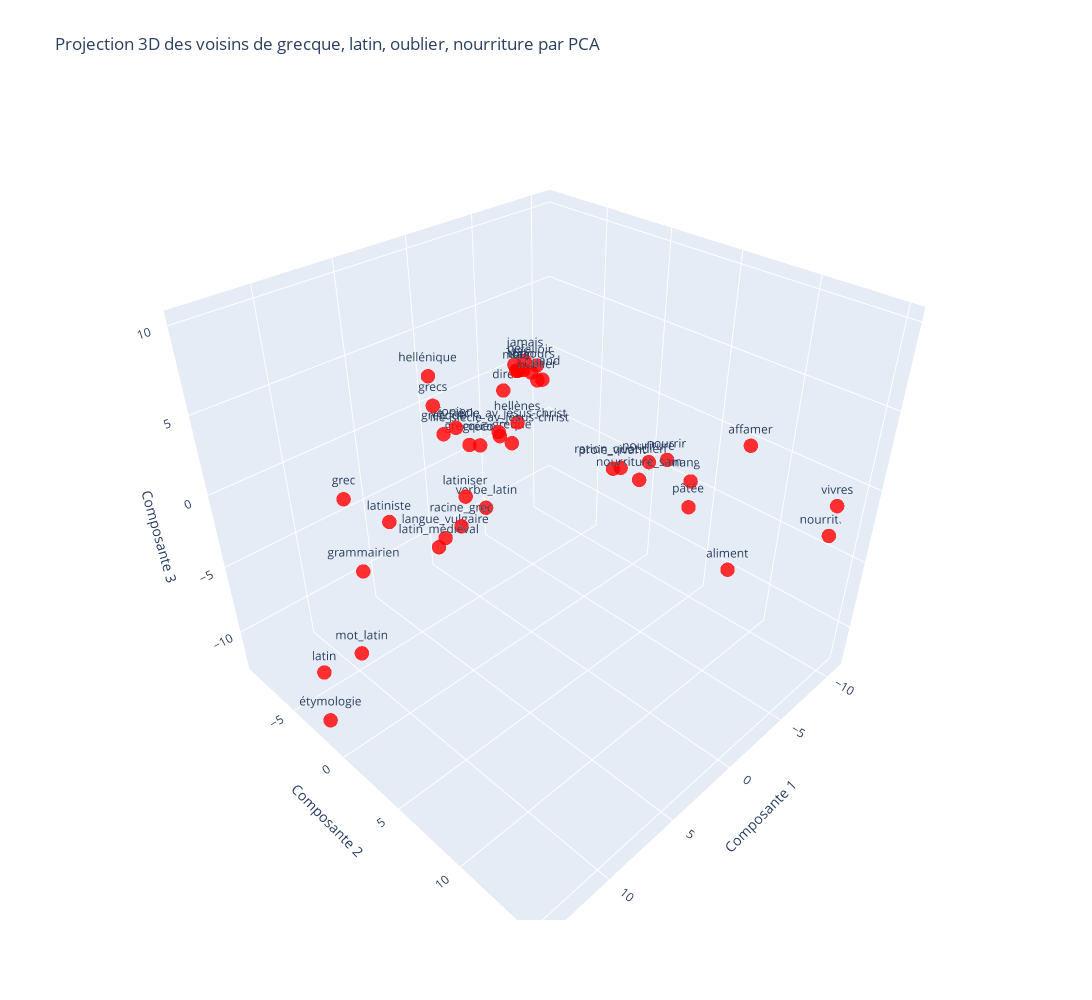
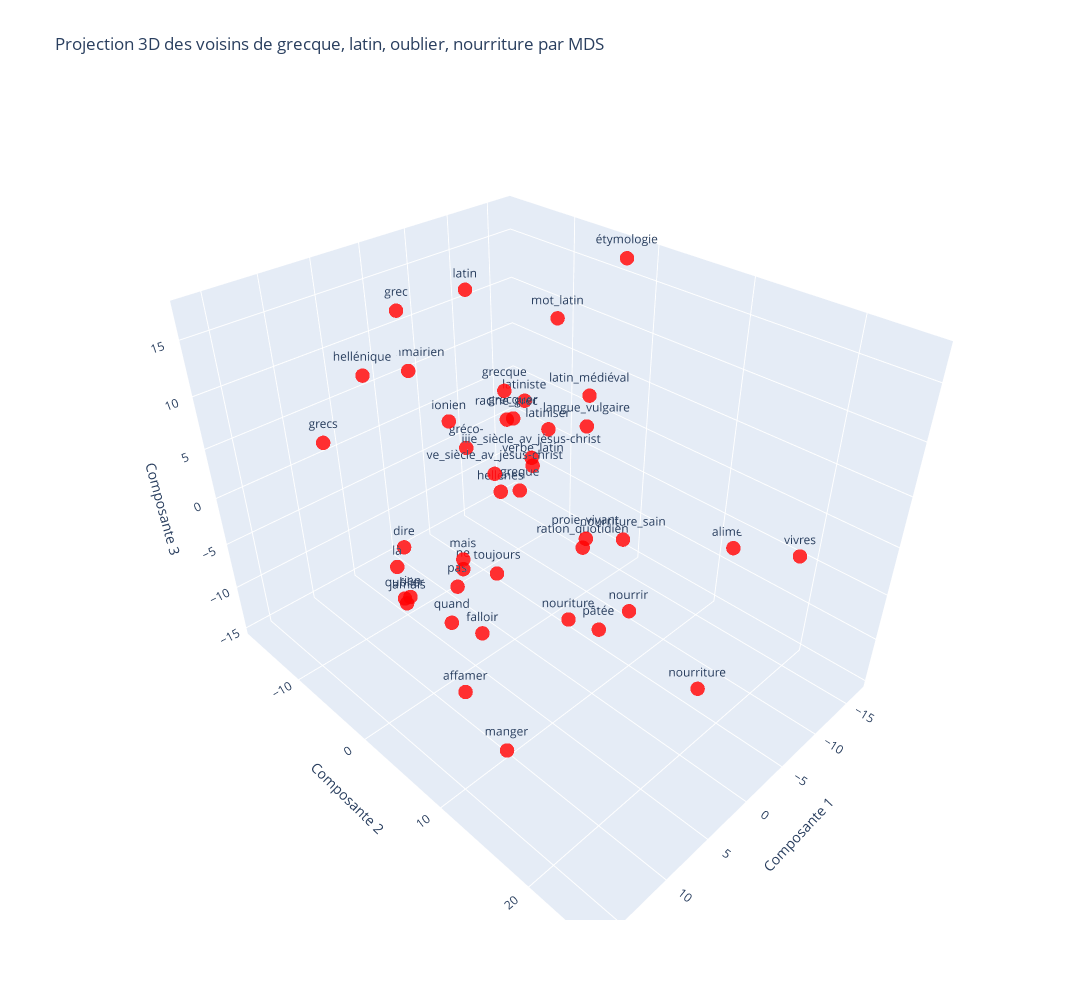

The code cell stored with these charts, in order, in its notebook:
### Code cell
# Question 4a
display_dimred_neighbors(model, mots, n_components=3, topn=10, method='pca', n_neighbors=10)
display_dimred_neighbors(model, mots, n_components=3, topn=10, method='mds', n_neighbors=10)
#
# En utilisant la méthode PCA, on peut voir que les mots 'latin' et 'grecque' sont proches l'un de l'autre (meme cluster)
# Nous observons également un cluster différent pour 'nourriture' et 'oublier'
# En revanche pour la méthode MDS, les mots 'latin' et 'grecque' sont plus éloignés l'un de l'autre ainsi que la densité en plus homogène, les clusters ne sont plus évidents de manière visuelle.
# A noter que la position des différents cluster reste la même pour les deux méthodes.

### Figure 1 — Plotly figure (JSON) as saved in the notebook; plotly's stock layout.template omitted (floating-point values rounded to 4 significant figures)
{"data": [{"marker": {"color": "rgba(255, 0, 0, 0.8)", "size": 5}, "mode": "markers+text", "text": ["dire", "nouriture", "là", "nourrir", "jamais", "hellènes", "ration_quotidien", "ne", "gréco-", "latin_médiéval", "greque", "ve_siècle_av_jésus-christ", "ionien", "grecquer", "falloir", "oublier", "vivres", "grecs", "hellénique", "iiie_siècle_av_jésus-christ", "mot_latin", "proie_vivant", "latiniser", "pâtée", "langue_vulgaire", "rien", "étymologie", "racine_grec", "grammairien", "grec", "verbe_latin", "affamer", "nourriture", "aliment", "mais", "nourriture_sain", "manger", "latiniste", "pas", "latin", "toujours", "grecque", "quand"], "textposition": "top center", "type": "scatter3d", "x": [-6.288, -5.442, -6.703, -6.285, -7.161, 1.638, -3.06, -7.533, 4.506, 7.412, 1.981, 3.693, 6.546, 5.518, -8.358, -6.131, -8.151, 7.553, 9.239, 4.028, 11.92, -2.543, 5.146, -6.779, 6.28, -7.866, 13.98, 5.694, 10.09, 12.22, 3.237, -9.446, -10.84, -5.704, -6.575, -3.361, -10.76, 8.788, -7.872, 13.87, -6.172, 7.417, -7.725], "y": [-9.012, 4.349, -8.017, 5.017, -7.815, 0.8009, 4.228, -9.203, 0.9845, 0.6181, 0.6821, 1.552, 1.607, 1.34, -7.905, -5.586, 15.03, 1.189, 3.196, 2.004, -1.238, 4.102, 0.345, 6.506, -0.2099, -8.679, -2.257, 0.5091, -2.896, -0.3339, -0.2289, 8.512, 13.63, 10.4, -8.024, 5.373, 3.679, -1.754, -9.067, -2.196, -6.184, 1.696, -6.744], "z": [-1.218, -0.4938, 0.4485, -0.4192, 1.071, 3.626, 0.1404, 0.1868, 3.503, -1.79, 2.414, 4.202, 5.664, 4.119, 0.2965, 0.8783, 0.3284, 7.136, 10.09, 4.289, -7.784, 0.2617, 0.2649, -3.298, -2.211, -0.1455, -12.35, -1.351, -3.933, 3.219, -1.703, 0.6882, -3.801, -5.228, 0.4978, -0.279, -4.656, -0.633, -0.2783, -8.563, 1.199, 5.706, -0.09456]}], "layout": {"height": 1000, "scene": {"xaxis": {"title": {"text": "Composante 1"}}, "yaxis": {"title": {"text": "Composante 2"}}, "zaxis": {"title": {"text": "Composante 3"}}}, "showlegend": false, "title": {"text": "Projection 3D des voisins de grecque, latin, oublier, nourriture par PCA"}, "width": 1200}}

### Figure 2 — Plotly figure (JSON) as saved in the notebook; plotly's stock layout.template omitted (floating-point values rounded to 4 significant figures)
{"data": [{"marker": {"color": "rgba(255, 0, 0, 0.8)", "size": 5}, "mode": "markers+text", "text": ["dire", "nouriture", "là", "nourrir", "jamais", "hellènes", "ration_quotidien", "ne", "gréco-", "latin_médiéval", "greque", "ve_siècle_av_jésus-christ", "ionien", "grecquer", "falloir", "oublier", "vivres", "grecs", "hellénique", "iiie_siècle_av_jésus-christ", "mot_latin", "proie_vivant", "latiniser", "pâtée", "langue_vulgaire", "rien", "étymologie", "racine_grec", "grammairien", "grec", "verbe_latin", "affamer", "nourriture", "aliment", "mais", "nourriture_sain", "manger", "latiniste", "pas", "latin", "toujours", "grecque", "quand"], "textposition": "top center", "type": "scatter3d", "x": [4.41, 3.21, 7.482, -8.222, 8.609, 1.015, -2.844, -0.8842, 1.892, -8.378, 0.0417, 3.058, 4.991, -0.1063, 2.337, 10.7, -3.908, 15.2, 9.588, 0.4308, -12.76, -1.206, -4.68, 6.432, -12.26, 6.399, -15.65, -4.188, -3.034, 3.406, -4.798, 16.54, -1.878, -16.89, 0.3621, -6.057, 11.2, -13.63, 1.413, -7.922, -0.4359, 4.577, 6.44], "y": [-10.32, 9.97, -7.285, 7.031, -4.715, -0.2356, 5.804, -8.26, -3.429, 1.078, 1.083, 1.38, -1.64, 0.305, -1.999, -1.921, 25.41, -3.579, -5.976, 2.965, -7.097, 7.615, -0.2152, 16.06, -2.662, -7.28, -1.614, -4.939, -17.37, -9.466, -2.326, 12.75, 19.72, 12.01, -6.626, 7.589, 10.91, -12.52, -6.446, -14.23, -2.749, 4.481, -1.266], "z": [-7.906, -4.971, -6.831, -12.95, -8.884, 1.631, -3.15, -12.37, 4.975, 7.728, 1.917, 5.138, 9.552, 8.534, -14.76, -5.389, 6.12, 11.15, 13.67, 6.195, 10.87, -0.3554, 5.386, -0.1174, 1.508, -11.0, 17.28, 4.613, 5.321, 15.94, 0.6612, -1.615, -9.529, -7.45, -9.552, -3.041, -13.48, -0.1398, -12.2, 12.96, -9.527, 14.45, -10.38]}], "layout": {"height": 1000, "scene": {"xaxis": {"title": {"text": "Composante 1"}}, "yaxis": {"title": {"text": "Composante 2"}}, "zaxis": {"title": {"text": "Composante 3"}}}, "showlegend": false, "title": {"text": "Projection 3D des voisins de grecque, latin, oublier, nourriture par MDS"}, "width": 1200}}
